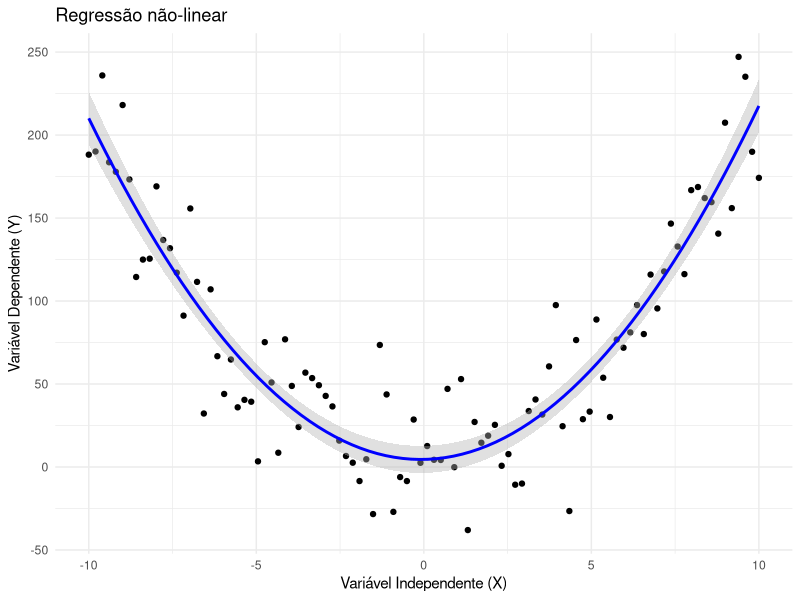

Write the R code that produced this figure.
# simulate X
set.seed(123)
X <- seq(-10, 10, length.out = 100)

# simulate Y based on a non-linear function of X
Y <- 5 + 2 * X^2 + rnorm(100, mean = 0, sd = 30)

# create a dataframe
data <- data.frame(X, Y)

# create the regression model
model <- lm(Y ~ poly(X, 2), data = data)

# plot the regression line
ggplot2::ggplot(data, ggplot2::aes(x = X, y = Y)) +
  ggplot2::geom_point() +
  ggplot2::geom_smooth(method = "lm",
                       formula = y ~ poly(x, 2),
                       color = "blue",
                       fill = "grey70", # cor da área do IC
                       se = TRUE) +     # ativa o intervalo de confiança
  ggplot2::labs(title = "Regressão não-linear", 
                x = "Variável Independente (X)", 
                y = "Variável Dependente (Y)") +
  ggplot2::theme_minimal()
